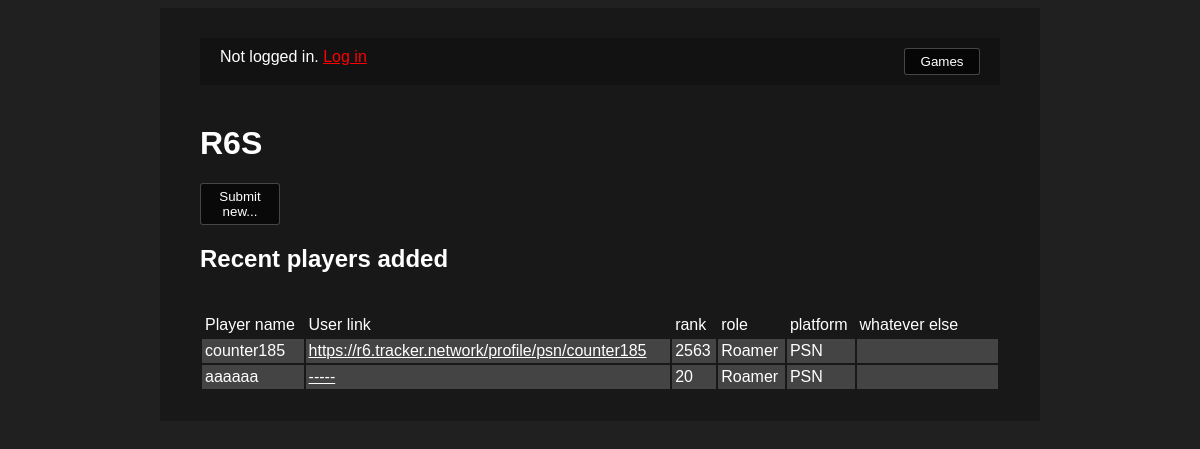
The page /game/1/ on the database its author committed.
### webapp_akari/models.py (models this page shows)
class UserSubmission(models.Model):
    game = models.ForeignKey(GameEntry, on_delete=models.CASCADE)
    playername = models.CharField(max_length=100)
    playerurl = models.CharField(max_length=150)
    data1 = models.IntegerField(default=0)
    data2 = models.IntegerField(default=0)
    data3 = models.IntegerField(default=0)
    data4 = models.IntegerField(default=0)
    submissiondate = models.DateTimeField(default="2000-06-06")
    def __str__(self):
        return f"[{self.submissiondate}] Game: {self.game.name}, Player name: {self.playername}, Player URL: {self.playerurl}, {self.data1}|{self.data2}|{self.data3}|{self.data4}"

### webapp_akari/views.py (the view)
# urls.py: path("game/<int:game_id>/", views.game_detail, name="game_detail"),
def game_detail(request, game_id):
    try:
        game = json.loads(GameEntry.objects.filter(id=game_id).first().dataConfigJson)
        gameUserSubmissions = UserSubmission.objects.filter(game=game_id)
        dataFields = {x:{y:game[x][y] for y in game[x]} for x in game if x.startswith("data")}
        print(dataFields)
        print(gameUserSubmissions)
        return render(request, "teamfinder/gamedetails.html", {
            "recentusers": gameUserSubmissions,
            "jsonConf": game,
            "game": {
                "name": game["name"],
                "hasUserLink": game["hasPlayerURL"],
                "nDataFields": game["nDataFields"],
                "dataFields": dataFields,
            }
        })
    except RuntimeError:
        return render(request, "teamfinder/errorpage.html", {})

### webapp_akari/template_filters.py (called while the page is built)
@register.filter
def get_item(dictionary, key):
    return dictionary.get(key)

def conv_data_enum(datastring, datafield, jsonconf):
    datastring = str(datastring)
    if 'enumFields' in jsonconf[datafield]:
        return jsonconf[datafield]['enumFields'][datastring] if datastring in jsonconf[datafield]['enumFields'] else f"--INVALID ENUM: {datastring} {len(datastring)}"
    return datastring

@register.filter
def enum_data1_string(datastring, jsonconf):
    return conv_data_enum(datastring, 'data1', jsonconf)

@register.filter
def enum_data2_string(datastring, jsonconf):
    return conv_data_enum(datastring, 'data2', jsonconf)

@register.filter
def enum_data3_string(datastring, jsonconf):
    return conv_data_enum(datastring, 'data3', jsonconf)

### webapp_akari/templates/teamfinder/gamedetails.html (shortened to what this page needs)
<!DOCTYPE html>
<html>
    <head>
        {% load static %}
        {% load template_filters %}
        <link rel="stylesheet" href="{% static 'teamfinder/style.css' %}">
    </head>
    <body>
        <div class="mainPage">
            {% include "teamfinder/panel_navbar.html" %}
            <h1>{{game.name}}</h1>
            <button class="buttonmainstyle" onclick="location.href='submit';">Submit new...</button>
            <h2>Recent players added</h2>
            <br>
            <div>
                <table class="gamestats">
                    <tr>
                        <td style="background-color: transparent;">
                            Player name
                        </td>
                        {% if game.hasUserLink %}
                        <td style="background-color: transparent;">
                            User link
                        </td>
                        {% endif %}
                        {% for x in game.dataFields %}
                        <td style="background-color: transparent;">
                            {{game.dataFields|get_item:x|get_item:'dataName'}}
                        </td>
                        {% endfor %}
                        <td style="background-color: transparent;">
                            whatever else
                        </td>
                    </tr>
                    {% for x in recentusers %}
                        <tr>
                            <td>
                                {{x.playername}}
                            </td>
                            {% if game.hasUserLink %}
                            <td>
                                <a href="{{x.playerurl}}">{{x.playerurl}}</a>
                            </td>
                            {% endif %}
                            {% if game.nDataFields >= 1 %}
                            <td>
                                {{x.data1|enum_data1_string:jsonConf}}
                            </td>
                            {% endif %}
                            {% if game.nDataFields >= 2 %}
                            <td>
                                {{x.data2|enum_data2_string:jsonConf}}
                            </td>
                            {% endif %}
                            {% if game.nDataFields >= 3 %}
                            <td>
                                {{x.data3|enum_data3_string:jsonConf}}
                            </td>
                            {% endif %}
                            <td class="playercount">
                            </td>
                        </tr>
                    {% endfor %}
                </table>
            </div>
        </div>
    </body>
</html>

### webapp_akari/static/teamfinder/style.css (style rules this page uses)
body { font-family: "Yu Gothic UI", sans-serif; color: #FFFFFF; background-color: #202020; }
a { color: red; }
.mainPage { margin: auto; width: max(800px, 50%); background: #00000040; padding-left: 40px; padding-right: 40px; padding-bottom: 30px; padding-top: 30px; overflow: auto; }
.buttonmainstyle { padding: 5px; background-color: #000000A0; border: 1px solid #FFFFFF40; border-radius: 3px; width: 10%; color: white; transition: 200ms; }
.gamestats { width: 100%; margin: auto; }
.gamestats td { padding: 3px; background-color: #ffffff30; }
.gamestats .playercount { width: 18%; }
.gamestats a { color: white; }

### rows shown on the page
UserSubmission: playername "counter185", playerurl "https://r6.tracker.network/profile/psn/counter185", data1|enum_data1_string "2563", data2|enum_data2_string "Roamer", data3|enum_data3_string "PSN"
UserSubmission: playername "aaaaaa", playerurl "-----", data1|enum_data1_string "20", data2|enum_data2_string "Roamer", data3|enum_data3_string "PSN"

### other values the page prints
{{ game.name }} "R6S"
{{ game.dataFields|get_item:x|get_item:'dataName' }} "rank" "role" "platform"
